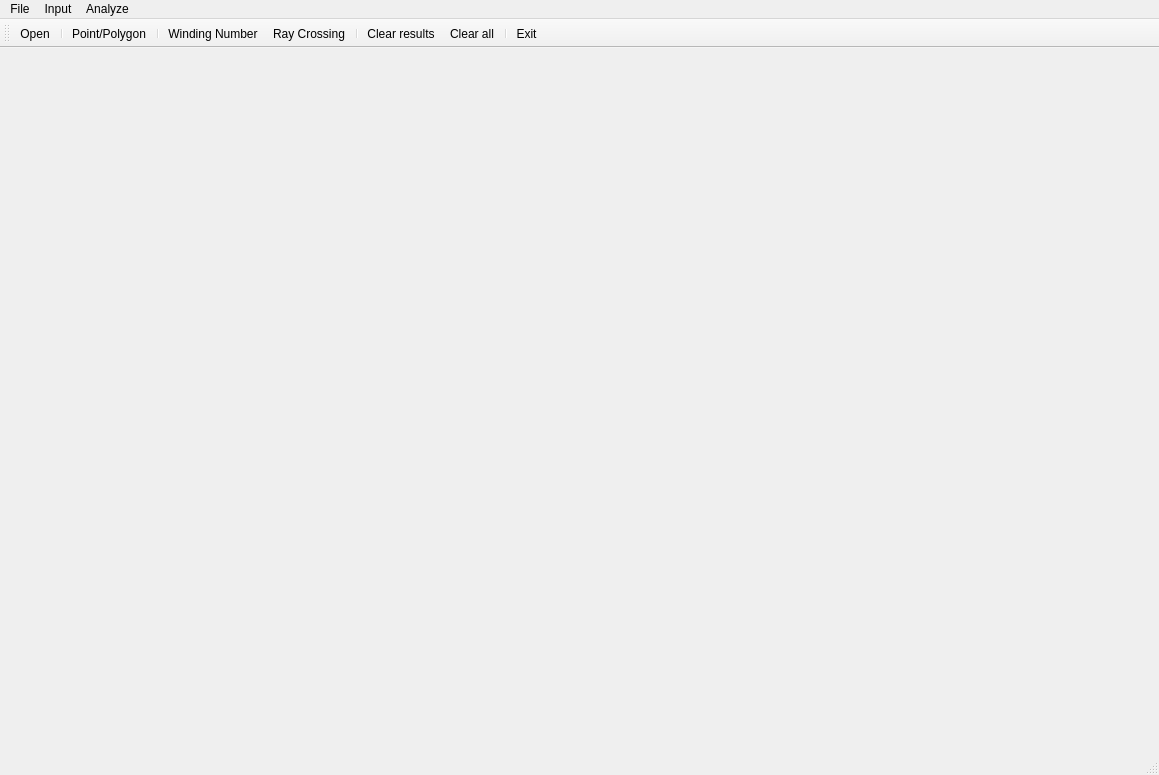
<?xml version="1.0" encoding="UTF-8"?>
<ui version="4.0">
 <class>MainForm</class>
 <widget class="QMainWindow" name="MainForm">
  <property name="geometry">
   <rect>
    <x>0</x>
    <y>0</y>
    <width>1159</width>
    <height>775</height>
   </rect>
  </property>
  <property name="windowTitle">
   <string>Analyze point and polyhon position</string>
  </property>
  <widget class="QWidget" name="centralwidget">
   <layout class="QHBoxLayout" name="horizontalLayout">
    <item>
     <widget class="Draw" name="Canvas" native="true">
      <property name="sizePolicy">
       <sizepolicy hsizetype="Expanding" vsizetype="Expanding">
        <horstretch>0</horstretch>
        <verstretch>0</verstretch>
       </sizepolicy>
      </property>
     </widget>
    </item>
   </layout>
  </widget>
  <widget class="QMenuBar" name="menubar">
   <property name="geometry">
    <rect>
     <x>0</x>
     <y>0</y>
     <width>1159</width>
     <height>22</height>
    </rect>
   </property>
   <widget class="QMenu" name="menuFile">
    <property name="title">
     <string>File</string>
    </property>
    <addaction name="actionOpen"/>
    <addaction name="separator"/>
    <addaction name="actionExit"/>
   </widget>
   <widget class="QMenu" name="menuInput">
    <property name="title">
     <string>Input</string>
    </property>
    <addaction name="actionPoint_Polygon"/>
    <addaction name="separator"/>
    <addaction name="actionClear_data"/>
    <addaction name="actionClear_all"/>
   </widget>
   <widget class="QMenu" name="menuAnalyze">
    <property name="title">
     <string>Analyze</string>
    </property>
    <addaction name="actionWinding_Number"/>
    <addaction name="actionRay_Crossing"/>
   </widget>
   <addaction name="menuFile"/>
   <addaction name="menuInput"/>
   <addaction name="menuAnalyze"/>
  </widget>
  <widget class="QStatusBar" name="statusbar"/>
  <widget class="QToolBar" name="toolBar">
   <property name="windowTitle">
    <string>toolBar</string>
   </property>
   <attribute name="toolBarArea">
    <enum>TopToolBarArea</enum>
   </attribute>
   <attribute name="toolBarBreak">
    <bool>false</bool>
   </attribute>
   <addaction name="actionOpen"/>
   <addaction name="separator"/>
   <addaction name="actionPoint_Polygon"/>
   <addaction name="separator"/>
   <addaction name="actionWinding_Number"/>
   <addaction name="actionRay_Crossing"/>
   <addaction name="separator"/>
   <addaction name="actionClear_data"/>
   <addaction name="actionClear_all"/>
   <addaction name="separator"/>
   <addaction name="actionExit"/>
  </widget>
  <action name="actionOpen">
   <property name="icon">
    <iconset resource="icons.qrc">
     <normaloff>:/images/icons/open_file.png</normaloff>:/images/icons/open_file.png</iconset>
   </property>
   <property name="text">
    <string>Open</string>
   </property>
   <property name="toolTip">
    <string>Open a file</string>
   </property>
  </action>
  <action name="actionExit">
   <property name="icon">
    <iconset resource="icons.qrc">
     <normaloff>:/images/icons/exit.png</normaloff>:/images/icons/exit.png</iconset>
   </property>
   <property name="text">
    <string>Exit</string>
   </property>
   <property name="toolTip">
    <string>Close application</string>
   </property>
  </action>
  <action name="actionPoint_Polygon">
   <property name="checkable">
    <bool>true</bool>
   </property>
   <property name="icon">
    <iconset resource="icons.qrc">
     <normaloff>:/images/icons/pointpol.png</normaloff>:/images/icons/pointpol.png</iconset>
   </property>
   <property name="text">
    <string>Point/Polygon</string>
   </property>
   <property name="toolTip">
    <string>Input point or polygon</string>
   </property>
  </action>
  <action name="actionClear_data">
   <property name="icon">
    <iconset resource="icons.qrc">
     <normaloff>:/images/icons/clear.png</normaloff>:/images/icons/clear.png</iconset>
   </property>
   <property name="text">
    <string>Clear results</string>
   </property>
  </action>
  <action name="actionWinding_Number">
   <property name="icon">
    <iconset resource="icons.qrc">
     <normaloff>:/images/icons/winding.png</normaloff>:/images/icons/winding.png</iconset>
   </property>
   <property name="text">
    <string>Winding Number</string>
   </property>
   <property name="toolTip">
    <string>Analyze point and polygon position using Winding Number</string>
   </property>
  </action>
  <action name="actionRay_Crossing">
   <property name="icon">
    <iconset resource="icons.qrc">
     <normaloff>:/images/icons/ray.png</normaloff>:/images/icons/ray.png</iconset>
   </property>
   <property name="text">
    <string>Ray Crossing</string>
   </property>
   <property name="toolTip">
    <string>Analyze point and polygon position using Ray Crossing</string>
   </property>
  </action>
  <action name="actionClear_all">
   <property name="icon">
    <iconset resource="icons.qrc">
     <normaloff>:/images/icons/clear_all.png</normaloff>:/images/icons/clear_all.png</iconset>
   </property>
   <property name="text">
    <string>Clear all</string>
   </property>
   <property name="toolTip">
    <string>Clear all data and results</string>
   </property>
  </action>
 </widget>
 <customwidgets>
  <customwidget>
   <class>Draw</class>
   <extends>QWidget</extends>
   <header location="global">draw.h</header>
   <container>1</container>
  </customwidget>
 </customwidgets>
 <resources>
  <include location="icons.qrc"/>
 </resources>
 <connections/>
</ui>
